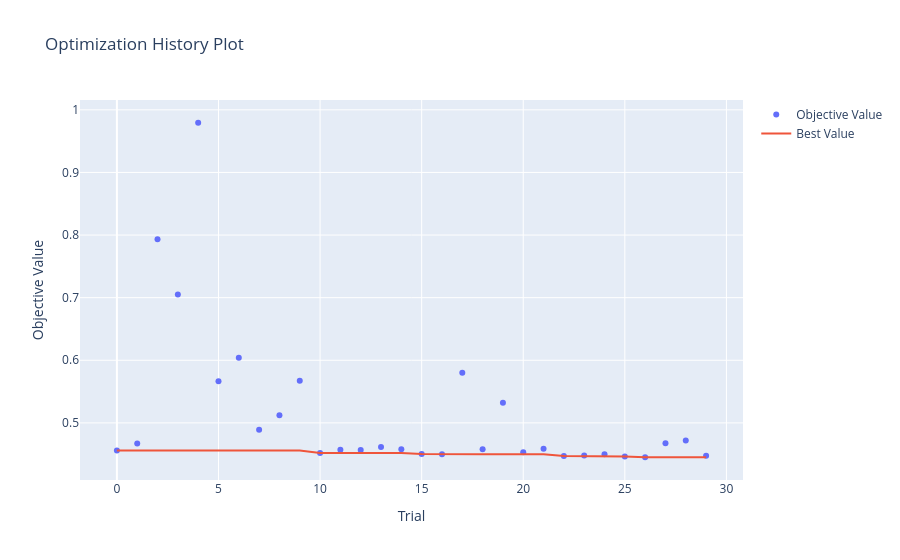

The notebook cell this image was saved under:
### Code cell
plot_optimization_history(study)

### Figure 1 — Plotly figure (JSON) as saved in the notebook; plotly's stock layout.template omitted (floating-point values rounded to 4 significant figures)
{"data": [{"mode": "markers", "name": "Objective Value", "type": "scatter", "x": [0, 1, 2, 3, 4, 5, 6, 7, 8, 9, 10, 11, 12, 13, 14, 15, 16, 17, 18, 19, 20, 21, 22, 23, 24, 25, 26, 27, 28, 29], "y": [0.4561, 0.4672, 0.7933, 0.7052, 0.9794, 0.5667, 0.6042, 0.4891, 0.5124, 0.5674, 0.4519, 0.457, 0.4568, 0.4616, 0.4579, 0.4502, 0.4498, 0.5802, 0.4578, 0.5323, 0.4533, 0.4588, 0.447, 0.4478, 0.4499, 0.4463, 0.4451, 0.4674, 0.4719, 0.4475]}, {"mode": "lines", "name": "Best Value", "type": "scatter", "x": [0, 1, 2, 3, 4, 5, 6, 7, 8, 9, 10, 11, 12, 13, 14, 15, 16, 17, 18, 19, 20, 21, 22, 23, 24, 25, 26, 27, 28, 29], "y": [0.4561, 0.4561, 0.4561, 0.4561, 0.4561, 0.4561, 0.4561, 0.4561, 0.4561, 0.4561, 0.4519, 0.4519, 0.4519, 0.4519, 0.4519, 0.4502, 0.4498, 0.4498, 0.4498, 0.4498, 0.4498, 0.4498, 0.447, 0.447, 0.447, 0.4463, 0.4451, 0.4451, 0.4451, 0.4451]}, {"marker": {"color": "#cccccc"}, "mode": "markers", "name": "Infeasible Trial", "showlegend": false, "type": "scatter", "x": [], "y": []}], "layout": {"title": {"text": "Optimization History Plot"}, "xaxis": {"title": {"text": "Trial"}}, "yaxis": {"title": {"text": "Objective Value"}}}}
